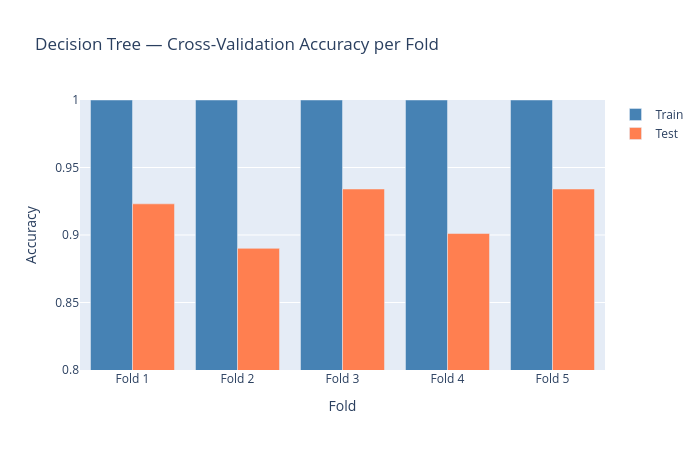
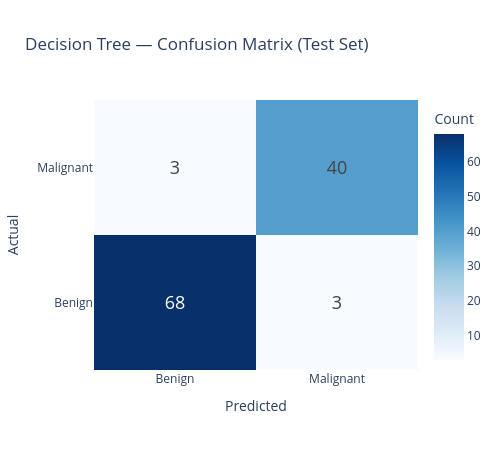

Notebook source saved alongside these figures, in order:
### Markdown cell above
## Decision Tree

### Code cell
from sklearn import model_selection

cross_validation_scores = model_selection.cross_validate(
    decision_tree, features_train, target_train,
    cv=5, scoring=['accuracy'], return_train_score=True
)
plot_cross_validation_scores(cross_validation_scores, 'Decision Tree').show()
plot_confusion_matrix(target_test, tree_predictions, 'Decision Tree').show()

### Figure 1 — Plotly figure (JSON) as saved in the notebook; plotly's stock layout.template omitted (floating-point values rounded to 4 significant figures)
{"data": [{"marker": {"color": "steelblue"}, "name": "Train", "type": "bar", "x": ["Fold 1", "Fold 2", "Fold 3", "Fold 4", "Fold 5"], "y": [1.0, 1.0, 1.0, 1.0, 1.0]}, {"marker": {"color": "coral"}, "name": "Test", "type": "bar", "x": ["Fold 1", "Fold 2", "Fold 3", "Fold 4", "Fold 5"], "y": [0.9231, 0.8901, 0.9341, 0.9011, 0.9341]}], "layout": {"barmode": "group", "height": 450, "hovermode": "x unified", "title": {"text": "Decision Tree — Cross-Validation Accuracy per Fold"}, "width": 700, "xaxis": {"title": {"text": "Fold"}}, "yaxis": {"range": [0.8, 1], "title": {"text": "Accuracy"}}}}

### Figure 2 — Plotly figure (JSON) as saved in the notebook; plotly's stock layout.template omitted (floating-point values rounded to 4 significant figures)
{"data": [{"colorbar": {"title": {"text": "Count"}}, "colorscale": [[0, "rgb(247,251,255)"], [0.125, "rgb(222,235,247)"], [0.25, "rgb(198,219,239)"], [0.375, "rgb(158,202,225)"], [0.5, "rgb(107,174,214)"], [0.625, "rgb(66,146,198)"], [0.75, "rgb(33,113,181)"], [0.875, "rgb(8,81,156)"], [1, "rgb(8,48,107)"]], "text": [[68, 3], [3, 40]], "textfont": {"size": 18}, "texttemplate": "%{text}", "type": "heatmap", "x": ["Benign", "Malignant"], "y": ["Benign", "Malignant"], "z": [[68, 3], [3, 40]]}], "layout": {"height": 450, "title": {"text": "Decision Tree — Confusion Matrix (Test Set)"}, "width": 500, "xaxis": {"title": {"text": "Predicted"}}, "yaxis": {"title": {"text": "Actual"}}}}
